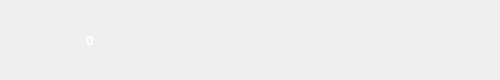
<?xml version="1.0" encoding="UTF-8"?>
<ui version="4.0">
 <class>Frag_loot_displayer</class>
 <widget class="QWidget" name="Frag_loot_displayer">
  <property name="geometry">
   <rect>
    <x>0</x>
    <y>0</y>
    <width>500</width>
    <height>80</height>
   </rect>
  </property>
  <property name="sizePolicy">
   <sizepolicy hsizetype="MinimumExpanding" vsizetype="Maximum">
    <horstretch>0</horstretch>
    <verstretch>0</verstretch>
   </sizepolicy>
  </property>
  <property name="windowTitle">
   <string>Form</string>
  </property>
  <layout class="QHBoxLayout" name="horizontalLayout_2">
   <property name="spacing">
    <number>10</number>
   </property>
   <property name="leftMargin">
    <number>10</number>
   </property>
   <property name="topMargin">
    <number>10</number>
   </property>
   <property name="rightMargin">
    <number>10</number>
   </property>
   <property name="bottomMargin">
    <number>10</number>
   </property>
   <item>
    <layout class="QHBoxLayout" name="horizontalLayout">
     <property name="spacing">
      <number>15</number>
     </property>
     <property name="leftMargin">
      <number>5</number>
     </property>
     <property name="topMargin">
      <number>5</number>
     </property>
     <property name="rightMargin">
      <number>5</number>
     </property>
     <property name="bottomMargin">
      <number>5</number>
     </property>
     <item alignment="Qt::AlignHCenter|Qt::AlignVCenter">
      <widget class="QLabel" name="data_image">
       <property name="sizePolicy">
        <sizepolicy hsizetype="Fixed" vsizetype="Fixed">
         <horstretch>0</horstretch>
         <verstretch>0</verstretch>
        </sizepolicy>
       </property>
       <property name="minimumSize">
        <size>
         <width>50</width>
         <height>50</height>
        </size>
       </property>
       <property name="maximumSize">
        <size>
         <width>50</width>
         <height>50</height>
        </size>
       </property>
       <property name="font">
        <font>
         <family>Arial Narrow</family>
         <weight>50</weight>
         <italic>false</italic>
         <bold>false</bold>
        </font>
       </property>
       <property name="text">
        <string/>
       </property>
      </widget>
     </item>
     <item alignment="Qt::AlignHCenter|Qt::AlignVCenter">
      <widget class="QSpinBox" name="data_number">
       <property name="sizePolicy">
        <sizepolicy hsizetype="Maximum" vsizetype="Fixed">
         <horstretch>0</horstretch>
         <verstretch>0</verstretch>
        </sizepolicy>
       </property>
       <property name="font">
        <font>
         <family>Modern</family>
         <pointsize>10</pointsize>
         <weight>75</weight>
         <bold>true</bold>
        </font>
       </property>
       <property name="styleSheet">
        <string notr="true">QSpinBox {
	border:no border;
	background-color: rgba(0,0,0,0);
	color : #FFFFFF;
}
</string>
       </property>
       <property name="alignment">
        <set>Qt::AlignCenter</set>
       </property>
       <property name="readOnly">
        <bool>true</bool>
       </property>
       <property name="buttonSymbols">
        <enum>QAbstractSpinBox::NoButtons</enum>
       </property>
      </widget>
     </item>
     <item alignment="Qt::AlignVCenter">
      <widget class="QLabel" name="data_name">
       <property name="sizePolicy">
        <sizepolicy hsizetype="Maximum" vsizetype="Maximum">
         <horstretch>0</horstretch>
         <verstretch>0</verstretch>
        </sizepolicy>
       </property>
       <property name="font">
        <font>
         <family>Sitka Small</family>
         <pointsize>10</pointsize>
         <weight>75</weight>
         <bold>true</bold>
        </font>
       </property>
       <property name="styleSheet">
        <string notr="true">QLabel{
	color:#FFFFFF
}</string>
       </property>
       <property name="text">
        <string/>
       </property>
       <property name="alignment">
        <set>Qt::AlignCenter</set>
       </property>
      </widget>
     </item>
     <item>
      <spacer name="horizontalSpacer">
       <property name="orientation">
        <enum>Qt::Horizontal</enum>
       </property>
       <property name="sizeHint" stdset="0">
        <size>
         <width>40</width>
         <height>20</height>
        </size>
       </property>
      </spacer>
     </item>
    </layout>
   </item>
  </layout>
 </widget>
 <resources/>
 <connections/>
</ui>
